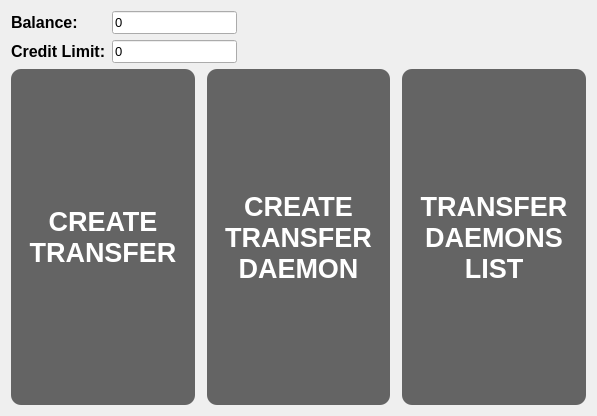
<?xml version="1.0" encoding="UTF-8"?>
<ui version="4.0">
 <class>Transfer</class>
 <widget class="QWidget" name="Transfer">
  <property name="geometry">
   <rect>
    <x>0</x>
    <y>0</y>
    <width>597</width>
    <height>416</height>
   </rect>
  </property>
  <property name="windowTitle">
   <string>Form</string>
  </property>
  <layout class="QVBoxLayout" name="verticalLayout">
   <item>
    <layout class="QHBoxLayout" name="horizontalLayout">
     <item>
      <layout class="QFormLayout" name="formLayout">
       <item row="0" column="0">
        <widget class="QLabel" name="balanceLabel">
         <property name="font">
          <font>
           <pointsize>12</pointsize>
           <bold>true</bold>
          </font>
         </property>
         <property name="text">
          <string>Balance:</string>
         </property>
         <property name="alignment">
          <set>Qt::AlignLeading|Qt::AlignLeft|Qt::AlignVCenter</set>
         </property>
        </widget>
       </item>
       <item row="0" column="1">
        <widget class="MoneyLineEdit" name="balanceLineEdit">
         <property name="sizePolicy">
          <sizepolicy hsizetype="Preferred" vsizetype="Fixed">
           <horstretch>0</horstretch>
           <verstretch>0</verstretch>
          </sizepolicy>
         </property>
         <property name="font">
          <font>
           <pointsize>10</pointsize>
           <kerning>true</kerning>
          </font>
         </property>
         <property name="text">
          <string>0</string>
         </property>
         <property name="readOnly">
          <bool>true</bool>
         </property>
        </widget>
       </item>
       <item row="1" column="0">
        <widget class="QLabel" name="creditLimitLabel">
         <property name="font">
          <font>
           <pointsize>12</pointsize>
           <bold>true</bold>
          </font>
         </property>
         <property name="text">
          <string>Credit Limit:</string>
         </property>
        </widget>
       </item>
       <item row="1" column="1">
        <widget class="MoneyLineEdit" name="creditLimitLineEdit">
         <property name="sizePolicy">
          <sizepolicy hsizetype="Preferred" vsizetype="Fixed">
           <horstretch>0</horstretch>
           <verstretch>0</verstretch>
          </sizepolicy>
         </property>
         <property name="font">
          <font>
           <pointsize>10</pointsize>
          </font>
         </property>
         <property name="text">
          <string>0</string>
         </property>
         <property name="maxLength">
          <number>32765</number>
         </property>
         <property name="readOnly">
          <bool>true</bool>
         </property>
        </widget>
       </item>
      </layout>
     </item>
     <item>
      <spacer name="horizontalSpacer">
       <property name="orientation">
        <enum>Qt::Horizontal</enum>
       </property>
       <property name="sizeHint" stdset="0">
        <size>
         <width>40</width>
         <height>20</height>
        </size>
       </property>
      </spacer>
     </item>
     <item alignment="Qt::AlignTop">
      <widget class="ClickableLabel" name="closeButton">
       <property name="maximumSize">
        <size>
         <width>32</width>
         <height>32</height>
        </size>
       </property>
       <property name="baseSize">
        <size>
         <width>32</width>
         <height>32</height>
        </size>
       </property>
       <property name="text">
        <string/>
       </property>
       <property name="pixmap">
        <pixmap>assets/images/close-button.png</pixmap>
       </property>
       <property name="scaledContents">
        <bool>true</bool>
       </property>
      </widget>
     </item>
    </layout>
   </item>
   <item>
    <layout class="QHBoxLayout" name="horizontalLayout_2">
     <property name="spacing">
      <number>12</number>
     </property>
     <item>
      <widget class="QPushButton" name="createTransferButton">
       <property name="sizePolicy">
        <sizepolicy hsizetype="Expanding" vsizetype="Expanding">
         <horstretch>0</horstretch>
         <verstretch>0</verstretch>
        </sizepolicy>
       </property>
       <property name="minimumSize">
        <size>
         <width>120</width>
         <height>60</height>
        </size>
       </property>
       <property name="font">
        <font>
         <pointsize>20</pointsize>
         <bold>true</bold>
        </font>
       </property>
       <property name="styleSheet">
        <string notr="true">QPushButton {
	color: white;
	background-color: rgb(100, 100, 100);
	border-radius: 10px;
}

QPushButton:hover {
	background-color: rgb(50, 50, 50);
}</string>
       </property>
       <property name="text">
        <string>CREATE
TRANSFER</string>
       </property>
      </widget>
     </item>
     <item>
      <widget class="QPushButton" name="createTransferDaemonButton">
       <property name="sizePolicy">
        <sizepolicy hsizetype="Expanding" vsizetype="Expanding">
         <horstretch>0</horstretch>
         <verstretch>0</verstretch>
        </sizepolicy>
       </property>
       <property name="minimumSize">
        <size>
         <width>120</width>
         <height>60</height>
        </size>
       </property>
       <property name="font">
        <font>
         <pointsize>20</pointsize>
         <bold>true</bold>
        </font>
       </property>
       <property name="styleSheet">
        <string notr="true">QPushButton {
	color: white;
	background-color: rgb(100, 100, 100);
	border-radius: 10px;
}

QPushButton:hover {
	background-color: rgb(50, 50, 50);
}</string>
       </property>
       <property name="text">
        <string>CREATE
TRANSFER
DAEMON</string>
       </property>
      </widget>
     </item>
     <item>
      <widget class="QPushButton" name="transferDaemonsListButton">
       <property name="sizePolicy">
        <sizepolicy hsizetype="Expanding" vsizetype="Expanding">
         <horstretch>0</horstretch>
         <verstretch>0</verstretch>
        </sizepolicy>
       </property>
       <property name="minimumSize">
        <size>
         <width>120</width>
         <height>60</height>
        </size>
       </property>
       <property name="font">
        <font>
         <pointsize>20</pointsize>
         <bold>true</bold>
        </font>
       </property>
       <property name="styleSheet">
        <string notr="true">QPushButton {
	color: white;
	background-color: rgb(100, 100, 100);
	border-radius: 10px;
}

QPushButton:hover {
	background-color: rgb(50, 50, 50);
}</string>
       </property>
       <property name="text">
        <string>TRANSFER
DAEMONS
LIST</string>
       </property>
      </widget>
     </item>
    </layout>
   </item>
  </layout>
 </widget>
 <customwidgets>
  <customwidget>
   <class>ClickableLabel</class>
   <extends>QLabel</extends>
   <header>ClickableLabel.h</header>
  </customwidget>
  <customwidget>
   <class>MoneyLineEdit</class>
   <extends>QLineEdit</extends>
   <header>MoneyLineEdit.h</header>
  </customwidget>
 </customwidgets>
 <resources/>
 <connections/>
</ui>
